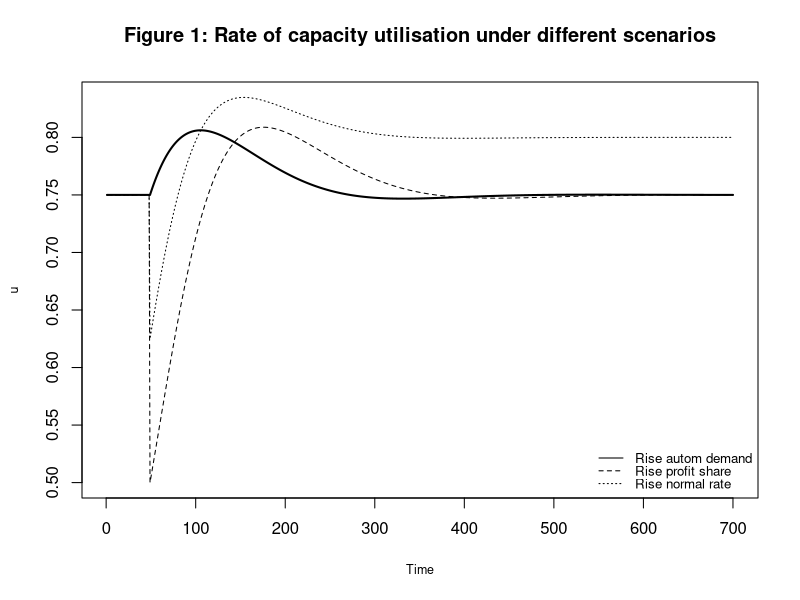
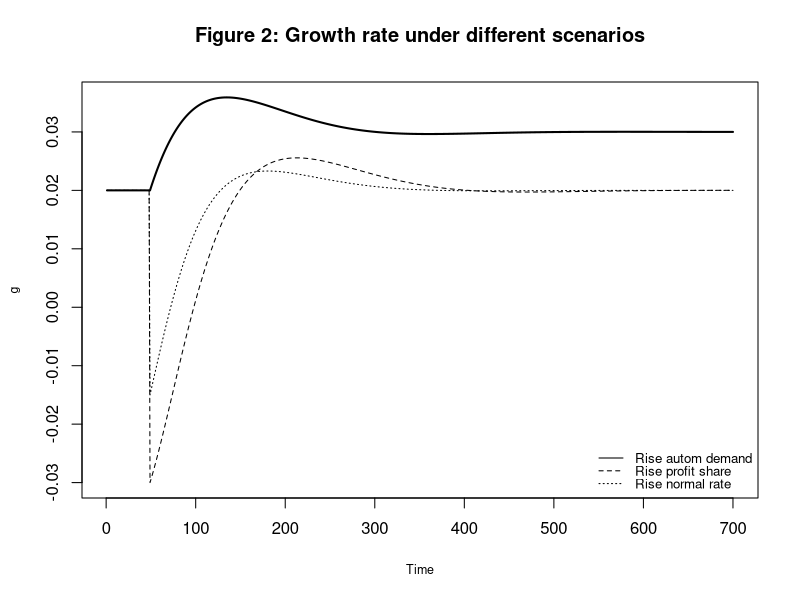
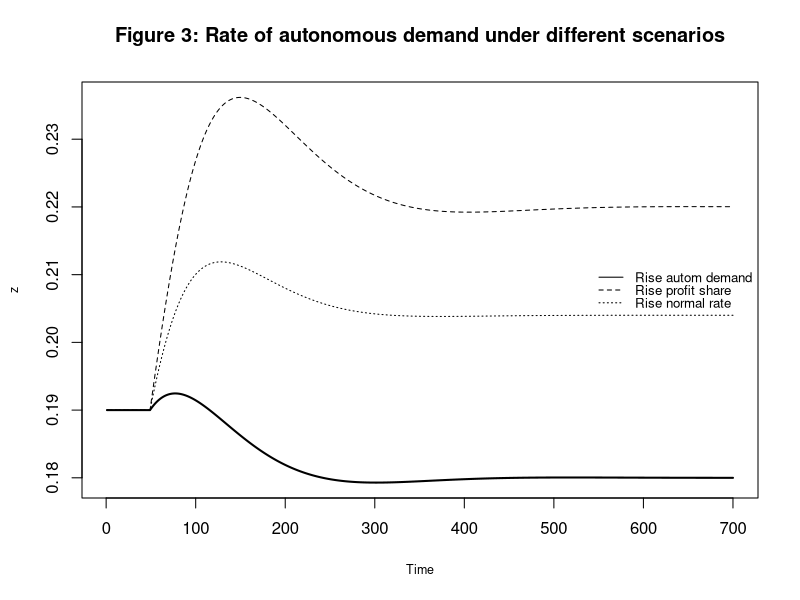
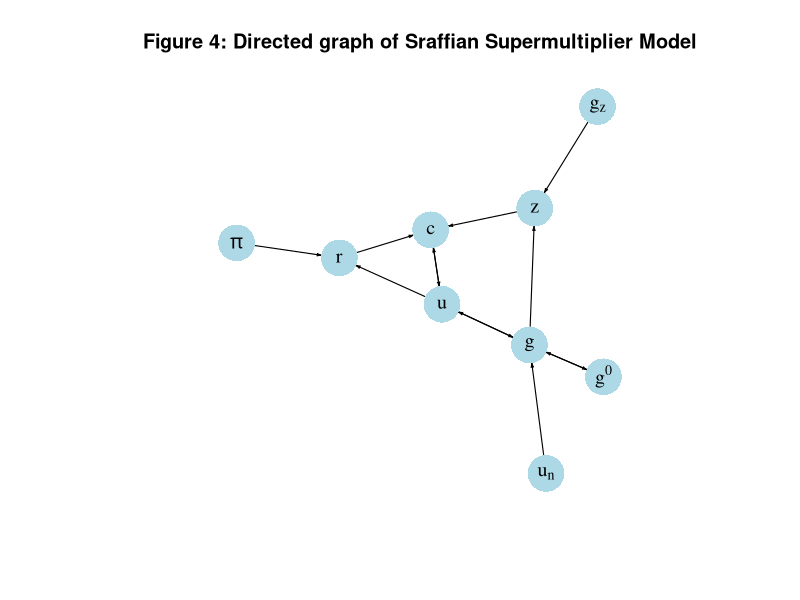

The R source for these figures, in order:
## ---- chunk 1

#Clear the environment
rm(list=ls(all=TRUE))

#Set number of periods
Q = 1000

# Set number of scenarios (including baselines)
S=4

# Set period in which exogenous shift will occur
q=50

#Create (S x Q) matrices in which equilibrium solutions from different parameterisations will be stored
u=matrix(data=0,nrow=S,ncol=Q) # rate of capacity utilisation
g=matrix(data=0,nrow=S,ncol=Q) # growth rate of capital stock
s=matrix(data=0,nrow=S,ncol=Q) # saving rate
c=matrix(data=0,nrow=S,ncol=Q) # consumption rate
r=matrix(data=0,nrow=S,ncol=Q) # profit rate
g0=matrix(data=0,nrow=S,ncol=Q)# expected growth rate of capital stock
z=matrix(data=0,nrow=S,ncol=Q) # autonomous demand rate

#Set constant parameter values
g1=0.2  # Sensitivity of investment with respect to utilisation
sr=0.8  # propensity to save out of profits
mu=0.08 # adjustment speed of expected growth rate
d=0.1   # time increment

# Set and initialise exogenous variables/parameters that will be shifted
pi=matrix(data=0.35,nrow=S,ncol=Q) # profit share
gz=matrix(data=0.02,nrow=S,ncol=Q) # growth rate of autonomous demand
un=matrix(data=0.75,nrow=S,ncol=Q)  # normal rate of capacity utilisation

# Set parameter values for different scenarios
gz[2,q:Q]=0.03 # scenario 2: rise in autonomous demand growth
pi[3,q:Q]=0.4 # scenario 3: rise in profit share
un[4,q:Q]=0.8 # scenario 4: rise in normal rate of utilisation

# Initialise endogenous variables at equilibrium values
u[,1]=un[,1]
g[,1]=gz[,1]
s[,1]=g[,1]
c[,1]=un[,1]-s[,1]
g0[,1]=gz[,1]
z[,1]=sr*pi[,1]*un[,1]-gz[,1]
r[,1]=pi[,1]*un[,1]

# Simulate the model by looping over Q time periods for S different scenarios
for (i in 1:S){
    
  for (t in 2:Q){
    
    for (iterations in 1:1000){ # iterate the model 1000-times in each period
    
    #(1) Profit rate
    r[i,t] =pi[i,t]*u[i,t]
      
    #(2) Saving
    s[i,t] = -z[i,t] + sr*r[i,t]
    
    #(3) Consumption
    c[i,t] = u[i,t] - s[i,t]
    
    #(4) Investment
    g[i,t] = g0[i,t] +g1*(u[i,t] - un[i,t])
    
    #(5) Capacity utilisation
    u[i,t] = c[i,t] + g[i,t]
    
    #(6) Dynamic adjustment of expected growth rate of capital stock
    g0[i,t] = g0[i,t-1] + mu*(g[i,t-1]-g0[i,t-1])*d
    
    #(7) Dynamic adjustment of autonomous demand
    z[i,t] = z[i,t-1] + z[i,t-1]*(gz[i,t-1] - g[i,t-1])*d

  } # close iterations loop
 }  # close time loop
}   # close scenarios loop
## ---- chunk 2
# Set maximum period for plots
Tmax=700

# Capacity utilisation
plot(u[2, 2:(Tmax+1)], type="l", col=1, lwd=2, lty=1, font.main=1,cex.main=1, 
     ylab = 'u',xlab = 'Time',ylim=range(max(u[, 2:Tmax]),min(u[, 2:Tmax])),cex.axis=1,cex.lab=0.75)
title(main="Figure 1: Rate of capacity utilisation under different scenarios",cex=0.8 ,line=2)
lines(u[3, 2:(Tmax+1)],lty=2)
lines(u[4, 2:(Tmax+1)],lty=3)
legend("bottomright", legend=c("Rise autom demand", "Rise profit share", "Rise normal rate"),
       lty=1:3, cex=0.8, bty = "n", y.intersp=0.8)

# Growth
plot(g[2, 2:(Tmax+1)], type="l", col=1, lwd=2, lty=1, font.main=1,cex.main=1, 
     ylab = 'g',xlab = 'Time',ylim=range(max(g[, 2:Tmax]),min(g[, 2:Tmax])),cex.axis=1,cex.lab=0.75)
title(main="Figure 2: Growth rate under different scenarios",cex=0.8 ,line=2)
lines(g[3, 2:(Tmax+1)],lty=2)
lines(g[4, 2:(Tmax+1)],lty=3)
legend("bottomright", legend=c("Rise autom demand", "Rise profit share", "Rise normal rate"),
       lty=1:3, cex=0.8, bty = "n", y.intersp=0.8)

# Autonomous demand rate
plot(z[2, 2:(Tmax+1)], type="l", col=1, lwd=2, lty=1, font.main=1,cex.main=1, 
     ylab = 'z',xlab = 'Time',ylim=range(max(z[, 2:Tmax]),min(z[, 2:Tmax])),cex.axis=1,cex.lab=0.75)
title(main="Figure 3: Rate of autonomous demand under different scenarios",cex=0.8 ,line=2)
lines(z[3, 2:(Tmax+1)],lty=2)
lines(z[4, 2:(Tmax+1)],lty=3)
legend("right", legend=c("Rise autom demand", "Rise profit share", "Rise normal rate"),
       lty=1:3, cex=0.8, bty = "n", y.intersp=0.8)

## ---- chunk 3
# Construct auxiliary Jacobian matrix for 9 variables: 
# r, c, g, u, g0, z, pi, gz, un

M_mat=matrix(c(0,0,0,1,0,0,1,0,0,
               1,0,0,1,0,1,0,0,0,
               0,0,0,1,1,0,0,0,1,
               0,1,1,0,0,0,0,0,0,
               0,0,1,0,0,0,0,0,0,
               0,0,1,0,0,0,0,1,0,
               0,0,0,0,0,0,0,0,0,
               0,0,0,0,0,0,0,0,0,
               0,0,0,0,0,0,0,0,0), 9, 9, byrow=TRUE)

# Create adjacency matrix from transpose of auxiliary Jacobian and add column names
A_mat=t(M_mat)

# Create directed graph from adjacency matrix
library(igraph)
dg=graph_from_adjacency_matrix(A_mat, mode="directed", weighted=NULL)

# Define node labels
V(dg)$name=c("r", "c", "g", "u", expression(g^0), "z", expression(pi), expression(g[z]), expression(u[n]))

# Plot directed graph
plot(dg, main="Figure 4: Directed graph of Sraffian Supermultiplier Model", vertex.size=20, vertex.color="lightblue", 
     vertex.label.color="black", edge.arrow.size=0.2, edge.width=1.1, edge.size=1.2,
     edge.arrow.width=1, edge.color="black", vertex.label.cex=1.2, 
     vertex.frame.color="NA", margin=-0.05)
## ---- chunk 4

# Construct Jacobian matrix at the equilibrium 

J=matrix(c((mu*g1)/(sr*pi[1,Q]-g1), (mu*g1)/(sr*pi[1,Q]-g1),
           -z[1,Q]*(sr*pi[1,Q]/(sr*pi[1,Q]-g1)), -z[1,Q]*(g1/(sr*pi[1,Q]-g1))), 2, 2, byrow=TRUE)
J

# Obtain eigenvalues
ev=eigen(J)
(values <- ev$values)

# Obtain determinant and trace
det(J) # determinant
sum(diag(J)) # trace

# Check stability conditions for all scenarios
for (i in 1:S){
print(paste0("Scenario ", i, ":"))
print(sr*pi[i,1]>g1) # Keynesian stability condition
print(mu<sr*un[i,1]*pi[i,1]-gz[i,1])
}
